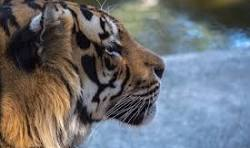
#> input picture Prodigy_InfoTech_Cyber_Security_Internship/PRODIGY_CS_02/image.jpg, 250 x 148 px
$ python image_encryptor.py
#> lines starting #> are read from the running program, lines starting #| are printed output that depends on the picture
from PIL import Image
import random

def generate_key_schedule(key, length):

    random.seed(key)
    return [random.randint(0, 255) for _ in range(length)]

def encrypt_image(input_image_path, output_image_path, key):

    # Open the input image
#> called with input_image_path = './image.jpg', output_image_path = './encrypted_image.png', key = 128
    image = Image.open(input_image_path)
#> image is the input picture: PIL image 250x148 RGB; mean R, G, B 108.6, 110.6, 115.1
    image = image.convert("RGB")

    # Get image dimensions
    width, height = image.size
#> width = 250; height = 148

    # Generate key schedule
    key_schedule = generate_key_schedule(key, width * height * 3)  # 3 channels per pixel

    # Create a new image for the encrypted data
    encrypted_image = Image.new("RGB", (width, height))
#> encrypted_image: PIL image 250x148 RGB; every value is 0

    # Loop through each pixel of the image
    pixel_index = 0
    for x in range(width):
        for y in range(height):
            # Get the pixel value
            pixel = image.getpixel((x, y))

            # Apply encryption operation with the key schedule on each color channel
            new_pixel = tuple([(channel + key_schedule[pixel_index + i]) % 256 for i, channel in enumerate(pixel)])
            pixel_index += 3

            # Set the encrypted pixel value in the new image
            encrypted_image.putpixel((x, y), new_pixel)
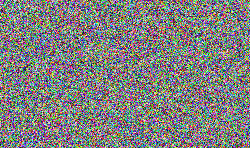
#> encrypted_image: PIL image 250x148 RGB; mean R, G, B 127.7, 127.6, 126.7
#> after the loop, pixel_index = 111000

    # Save the encrypted image in PNG format
    encrypted_image.save(output_image_path, "PNG")

def decrypt_image(encrypted_image_path, output_image_path, key):

    # Open the encrypted image
#> called with encrypted_image_path = './encrypted_image.png', output_image_path = './decrypted_image.png', key = 128
    image = Image.open(encrypted_image_path)
    image = image.convert("RGB")

    # Get image dimensions
    width, height = image.size
#> width = 250; height = 148

    # Generate key schedule
    key_schedule = generate_key_schedule(key, width * height * 3)  # 3 channels per pixel

    # Create a new image for the decrypted data
    decrypted_image = Image.new("RGB", (width, height))

    # Loop through each pixel of the image
    pixel_index = 0
    for x in range(width):
        for y in range(height):
            # Get the pixel value
            pixel = image.getpixel((x, y))

            # Reverse the encryption operation with the key schedule on each color channel
            new_pixel = tuple([(channel - key_schedule[pixel_index + i]) % 256 for i, channel in enumerate(pixel)])
            pixel_index += 3

            # Set the decrypted pixel value in the new image
            decrypted_image.putpixel((x, y), new_pixel)
#> after the loop, pixel_index = 111000

    # Save the decrypted image in PNG format
    decrypted_image.save(output_image_path, "PNG")

# Example usage
input_image = './image.jpg'
output_encrypted_image = './encrypted_image.png'
output_decrypted_image = './decrypted_image.png'
key = 128  # encryption key

encrypt_image(input_image, output_encrypted_image, key)
decrypt_image(output_encrypted_image, output_decrypted_image, key)
